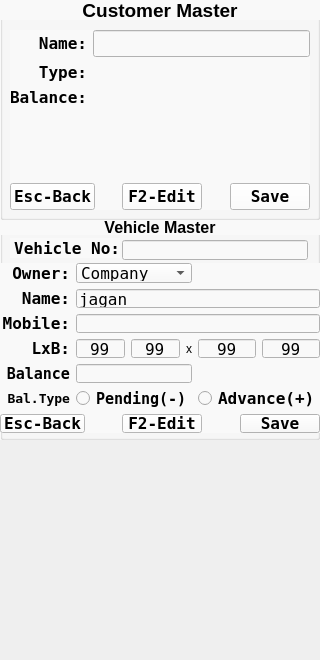
<?xml version="1.0" encoding="UTF-8"?>
<ui version="4.0">
 <class>Customer_Master</class>
 <widget class="QWidget" name="Customer_Master">
  <property name="geometry">
   <rect>
    <x>0</x>
    <y>0</y>
    <width>320</width>
    <height>660</height>
   </rect>
  </property>
  <property name="font">
   <font>
    <family>DejaVu Sans Mono</family>
    <pointsize>12</pointsize>
   </font>
  </property>
  <property name="windowTitle">
   <string>Form</string>
  </property>
  <widget class="QGroupBox" name="groupBox_customer">
   <property name="geometry">
    <rect>
     <x>0</x>
     <y>0</y>
     <width>320</width>
     <height>220</height>
    </rect>
   </property>
   <property name="styleSheet">
    <string notr="true">background-color: rgb(249, 249, 249);</string>
   </property>
   <property name="title">
    <string/>
   </property>
   <widget class="QLabel" name="label">
    <property name="geometry">
     <rect>
      <x>0</x>
      <y>0</y>
      <width>320</width>
      <height>20</height>
     </rect>
    </property>
    <property name="font">
     <font>
      <pointsize>14</pointsize>
      <weight>75</weight>
      <bold>true</bold>
     </font>
    </property>
    <property name="text">
     <string>Customer Master</string>
    </property>
    <property name="alignment">
     <set>Qt::AlignCenter</set>
    </property>
   </widget>
   <widget class="QWidget" name="gridLayoutWidget">
    <property name="geometry">
     <rect>
      <x>10</x>
      <y>30</y>
      <width>300</width>
      <height>180</height>
     </rect>
    </property>
    <layout class="QGridLayout" name="gridLayout">
     <item row="1" column="0">
      <widget class="QLabel" name="label_4">
       <property name="font">
        <font>
         <family>DejaVu Sans Mono</family>
         <pointsize>12</pointsize>
         <weight>75</weight>
         <bold>true</bold>
        </font>
       </property>
       <property name="text">
        <string>Type:</string>
       </property>
       <property name="alignment">
        <set>Qt::AlignRight|Qt::AlignTrailing|Qt::AlignVCenter</set>
       </property>
      </widget>
     </item>
     <item row="2" column="0">
      <widget class="QLabel" name="label_3">
       <property name="font">
        <font>
         <family>DejaVu Sans Mono</family>
         <pointsize>12</pointsize>
         <weight>75</weight>
         <bold>true</bold>
        </font>
       </property>
       <property name="text">
        <string>Balance:</string>
       </property>
       <property name="alignment">
        <set>Qt::AlignRight|Qt::AlignTrailing|Qt::AlignVCenter</set>
       </property>
      </widget>
     </item>
     <item row="3" column="0">
      <spacer name="verticalSpacer">
       <property name="orientation">
        <enum>Qt::Vertical</enum>
       </property>
       <property name="sizeHint" stdset="0">
        <size>
         <width>20</width>
         <height>40</height>
        </size>
       </property>
      </spacer>
     </item>
     <item row="0" column="0">
      <widget class="QLabel" name="label_2">
       <property name="font">
        <font>
         <family>DejaVu Sans Mono</family>
         <pointsize>12</pointsize>
         <weight>75</weight>
         <bold>true</bold>
        </font>
       </property>
       <property name="text">
        <string>Name:</string>
       </property>
       <property name="alignment">
        <set>Qt::AlignRight|Qt::AlignTrailing|Qt::AlignVCenter</set>
       </property>
      </widget>
     </item>
     <item row="0" column="1">
      <widget class="QLineEdit" name="lineEdit">
       <property name="font">
        <font>
         <family>DejaVu Sans Mono</family>
         <pointsize>12</pointsize>
        </font>
       </property>
      </widget>
     </item>
     <item row="4" column="0" colspan="2">
      <layout class="QHBoxLayout" name="horizontalLayout">
       <item>
        <widget class="QPushButton" name="pushButton_back">
         <property name="font">
          <font>
           <family>DejaVu Sans Mono</family>
           <pointsize>12</pointsize>
           <weight>75</weight>
           <bold>true</bold>
          </font>
         </property>
         <property name="focusPolicy">
          <enum>Qt::NoFocus</enum>
         </property>
         <property name="styleSheet">
          <string notr="true">background-color: rgb(255, 255, 255);</string>
         </property>
         <property name="text">
          <string>Esc-Back</string>
         </property>
         <property name="autoDefault">
          <bool>true</bool>
         </property>
        </widget>
       </item>
       <item>
        <spacer name="horizontalSpacer">
         <property name="orientation">
          <enum>Qt::Horizontal</enum>
         </property>
         <property name="sizeHint" stdset="0">
          <size>
           <width>40</width>
           <height>20</height>
          </size>
         </property>
        </spacer>
       </item>
       <item>
        <widget class="QPushButton" name="pushButton_save_2">
         <property name="font">
          <font>
           <family>DejaVu Sans Mono</family>
           <pointsize>12</pointsize>
           <weight>75</weight>
           <bold>true</bold>
          </font>
         </property>
         <property name="styleSheet">
          <string notr="true">background-color: rgb(255, 255, 255);</string>
         </property>
         <property name="text">
          <string>F2-Edit</string>
         </property>
         <property name="autoDefault">
          <bool>true</bool>
         </property>
        </widget>
       </item>
       <item>
        <spacer name="horizontalSpacer_2">
         <property name="orientation">
          <enum>Qt::Horizontal</enum>
         </property>
         <property name="sizeHint" stdset="0">
          <size>
           <width>40</width>
           <height>20</height>
          </size>
         </property>
        </spacer>
       </item>
       <item>
        <widget class="QPushButton" name="pushButton_save">
         <property name="font">
          <font>
           <family>DejaVu Sans Mono</family>
           <pointsize>12</pointsize>
           <weight>75</weight>
           <bold>true</bold>
          </font>
         </property>
         <property name="styleSheet">
          <string notr="true">background-color: rgb(255, 255, 255);</string>
         </property>
         <property name="text">
          <string>Save</string>
         </property>
         <property name="autoDefault">
          <bool>true</bool>
         </property>
        </widget>
       </item>
      </layout>
     </item>
     <item row="1" column="1">
      <widget class="QLabel" name="label_customer_type">
       <property name="font">
        <font>
         <family>DejaVu Sans Mono</family>
         <pointsize>12</pointsize>
        </font>
       </property>
       <property name="text">
        <string/>
       </property>
      </widget>
     </item>
     <item row="2" column="1">
      <widget class="QLabel" name="label_balance">
       <property name="font">
        <font>
         <family>DejaVu Sans Mono</family>
         <pointsize>12</pointsize>
        </font>
       </property>
       <property name="text">
        <string/>
       </property>
      </widget>
     </item>
    </layout>
   </widget>
  </widget>
  <widget class="QGroupBox" name="groupBox_vehicle">
   <property name="geometry">
    <rect>
     <x>0</x>
     <y>220</y>
     <width>320</width>
     <height>220</height>
    </rect>
   </property>
   <property name="styleSheet">
    <string notr="true">background-color: rgb(249, 249, 249);</string>
   </property>
   <property name="title">
    <string/>
   </property>
   <widget class="QWidget" name="gridLayoutWidget_2">
    <property name="geometry">
     <rect>
      <x>0</x>
      <y>43</y>
      <width>320</width>
      <height>170</height>
     </rect>
    </property>
    <layout class="QGridLayout" name="gridLayout_vehicle_registration" columnstretch="2,0,0,0,0,0">
     <item row="3" column="5">
      <widget class="QLineEdit" name="lineEdit_reg_breadth_inche">
       <property name="font">
        <font>
         <family>DejaVu Sans Mono</family>
         <pointsize>12</pointsize>
        </font>
       </property>
       <property name="styleSheet">
        <string notr="true">QLineEdit:focus{border:3px solid red;background-color: rgb(255, 255, 255);}</string>
       </property>
       <property name="text">
        <string>99</string>
       </property>
       <property name="alignment">
        <set>Qt::AlignCenter</set>
       </property>
      </widget>
     </item>
     <item row="2" column="0">
      <widget class="QLabel" name="label_mobile_title">
       <property name="font">
        <font>
         <family>DejaVu Sans Mono</family>
         <pointsize>12</pointsize>
         <weight>75</weight>
         <bold>true</bold>
        </font>
       </property>
       <property name="text">
        <string>Mobile:</string>
       </property>
       <property name="alignment">
        <set>Qt::AlignRight|Qt::AlignTrailing|Qt::AlignVCenter</set>
       </property>
      </widget>
     </item>
     <item row="1" column="0">
      <widget class="QLabel" name="label_reg_name_title">
       <property name="font">
        <font>
         <family>DejaVu Sans Mono</family>
         <pointsize>12</pointsize>
         <weight>75</weight>
         <bold>true</bold>
        </font>
       </property>
       <property name="text">
        <string>Name:</string>
       </property>
       <property name="alignment">
        <set>Qt::AlignRight|Qt::AlignTrailing|Qt::AlignVCenter</set>
       </property>
      </widget>
     </item>
     <item row="4" column="0">
      <widget class="QLabel" name="label_22">
       <property name="font">
        <font>
         <family>DejaVu Sans Mono</family>
         <pointsize>11</pointsize>
         <weight>75</weight>
         <bold>true</bold>
        </font>
       </property>
       <property name="text">
        <string>Balance</string>
       </property>
       <property name="alignment">
        <set>Qt::AlignRight|Qt::AlignTrailing|Qt::AlignVCenter</set>
       </property>
      </widget>
     </item>
     <item row="1" column="1" colspan="5">
      <widget class="QLineEdit" name="lineEdit_reg_name">
       <property name="font">
        <font>
         <family>DejaVu Sans Mono</family>
         <pointsize>12</pointsize>
        </font>
       </property>
       <property name="styleSheet">
        <string notr="true">QLineEdit:focus{border:3px solid red;background-color: rgb(255, 255, 255);}</string>
       </property>
       <property name="text">
        <string>jagan</string>
       </property>
      </widget>
     </item>
     <item row="0" column="1" colspan="3">
      <widget class="QComboBox" name="comboBox_reg_owner">
       <property name="font">
        <font>
         <family>DejaVu Sans Mono</family>
         <pointsize>12</pointsize>
        </font>
       </property>
       <property name="styleSheet">
        <string notr="true">QComboBox:focus{border:3px solid red;background-color: rgb(255, 255, 255);}</string>
       </property>
       <item>
        <property name="text">
         <string>Company</string>
        </property>
       </item>
       <item>
        <property name="text">
         <string>Auto</string>
        </property>
       </item>
       <item>
        <property name="text">
         <string>Van</string>
        </property>
       </item>
      </widget>
     </item>
     <item row="5" column="4" colspan="2">
      <widget class="QRadioButton" name="radioButton_reg_bal_advance">
       <property name="font">
        <font>
         <family>DejaVu Sans Mono</family>
         <pointsize>12</pointsize>
         <weight>75</weight>
         <bold>true</bold>
        </font>
       </property>
       <property name="styleSheet">
        <string notr="true">QRadioButton:focus{border:3px solid red;background-color: rgb(255, 255, 255);}</string>
       </property>
       <property name="text">
        <string>Advance(+)</string>
       </property>
      </widget>
     </item>
     <item row="3" column="2">
      <widget class="QLineEdit" name="lineEdit_reg_length_inche">
       <property name="font">
        <font>
         <family>DejaVu Sans Mono</family>
         <pointsize>12</pointsize>
        </font>
       </property>
       <property name="styleSheet">
        <string notr="true">QLineEdit:focus{border:3px solid red;background-color: rgb(255, 255, 255);}</string>
       </property>
       <property name="text">
        <string>99</string>
       </property>
       <property name="alignment">
        <set>Qt::AlignCenter</set>
       </property>
      </widget>
     </item>
     <item row="5" column="0">
      <widget class="QLabel" name="label_bal_type_title">
       <property name="font">
        <font>
         <family>DejaVu Sans Mono</family>
         <pointsize>10</pointsize>
         <weight>75</weight>
         <bold>true</bold>
        </font>
       </property>
       <property name="text">
        <string>Bal.Type</string>
       </property>
       <property name="alignment">
        <set>Qt::AlignRight|Qt::AlignTrailing|Qt::AlignVCenter</set>
       </property>
      </widget>
     </item>
     <item row="0" column="0">
      <widget class="QLabel" name="label_21">
       <property name="font">
        <font>
         <family>DejaVu Sans Mono</family>
         <pointsize>12</pointsize>
         <weight>75</weight>
         <bold>true</bold>
        </font>
       </property>
       <property name="text">
        <string>  Owner:</string>
       </property>
       <property name="alignment">
        <set>Qt::AlignRight|Qt::AlignTrailing|Qt::AlignVCenter</set>
       </property>
      </widget>
     </item>
     <item row="3" column="4">
      <widget class="QLineEdit" name="lineEdit_reg_breadth">
       <property name="font">
        <font>
         <family>DejaVu Sans Mono</family>
         <pointsize>12</pointsize>
        </font>
       </property>
       <property name="styleSheet">
        <string notr="true">QLineEdit:focus{border:3px solid red;background-color: rgb(255, 255, 255);}</string>
       </property>
       <property name="text">
        <string>99</string>
       </property>
       <property name="alignment">
        <set>Qt::AlignCenter</set>
       </property>
      </widget>
     </item>
     <item row="5" column="1" colspan="3">
      <widget class="QRadioButton" name="radioButton_reg_bal_pending">
       <property name="font">
        <font>
         <family>DejaVu Sans Mono</family>
         <pointsize>11</pointsize>
         <weight>75</weight>
         <bold>true</bold>
        </font>
       </property>
       <property name="styleSheet">
        <string notr="true">QRadioButton:focus{border:3px solid red;background-color: rgb(255, 255, 255);}</string>
       </property>
       <property name="text">
        <string>Pending(-)</string>
       </property>
      </widget>
     </item>
     <item row="3" column="1">
      <widget class="QLineEdit" name="lineEdit_reg_length">
       <property name="font">
        <font>
         <family>DejaVu Sans Mono</family>
         <pointsize>12</pointsize>
        </font>
       </property>
       <property name="styleSheet">
        <string notr="true">QLineEdit:focus{border:3px solid red;background-color: rgb(255, 255, 255);}</string>
       </property>
       <property name="text">
        <string>99</string>
       </property>
       <property name="alignment">
        <set>Qt::AlignCenter</set>
       </property>
      </widget>
     </item>
     <item row="3" column="3">
      <widget class="QLabel" name="label_20">
       <property name="text">
        <string>x</string>
       </property>
      </widget>
     </item>
     <item row="3" column="0">
      <widget class="QLabel" name="label_19">
       <property name="font">
        <font>
         <family>DejaVu Sans Mono</family>
         <pointsize>12</pointsize>
         <weight>75</weight>
         <bold>true</bold>
        </font>
       </property>
       <property name="text">
        <string>LxB:</string>
       </property>
       <property name="alignment">
        <set>Qt::AlignRight|Qt::AlignTrailing|Qt::AlignVCenter</set>
       </property>
      </widget>
     </item>
     <item row="4" column="1" colspan="3">
      <widget class="QLineEdit" name="lineEdit_reg_opening_balance">
       <property name="font">
        <font>
         <family>DejaVu Sans Mono</family>
         <pointsize>12</pointsize>
        </font>
       </property>
       <property name="styleSheet">
        <string notr="true">QLineEdit:focus{border:3px solid red;background-color: rgb(255, 255, 255);}</string>
       </property>
       <property name="text">
        <string/>
       </property>
       <property name="maxLength">
        <number>6</number>
       </property>
      </widget>
     </item>
     <item row="2" column="1" colspan="5">
      <widget class="QLineEdit" name="lineEdit_mobile">
       <property name="font">
        <font>
         <family>DejaVu Sans Mono</family>
         <pointsize>12</pointsize>
        </font>
       </property>
       <property name="styleSheet">
        <string notr="true">QLineEdit:focus{border:3px solid red;background-color: rgb(255, 255, 255);}</string>
       </property>
       <property name="maxLength">
        <number>15</number>
       </property>
      </widget>
     </item>
     <item row="6" column="0" colspan="6">
      <layout class="QHBoxLayout" name="horizontalLayout_3">
       <item>
        <widget class="QPushButton" name="pushButton_vehicle_esc">
         <property name="font">
          <font>
           <family>DejaVu Sans Mono</family>
           <pointsize>12</pointsize>
           <weight>75</weight>
           <bold>true</bold>
          </font>
         </property>
         <property name="focusPolicy">
          <enum>Qt::NoFocus</enum>
         </property>
         <property name="styleSheet">
          <string notr="true">background-color: rgb(255, 255, 255);</string>
         </property>
         <property name="text">
          <string>Esc-Back</string>
         </property>
         <property name="autoDefault">
          <bool>true</bool>
         </property>
        </widget>
       </item>
       <item>
        <spacer name="horizontalSpacer_4">
         <property name="orientation">
          <enum>Qt::Horizontal</enum>
         </property>
         <property name="sizeHint" stdset="0">
          <size>
           <width>40</width>
           <height>20</height>
          </size>
         </property>
        </spacer>
       </item>
       <item>
        <widget class="QPushButton" name="pushButton_edit">
         <property name="font">
          <font>
           <family>DejaVu Sans Mono</family>
           <pointsize>12</pointsize>
           <weight>75</weight>
           <bold>true</bold>
          </font>
         </property>
         <property name="styleSheet">
          <string notr="true">background-color: rgb(255, 255, 255);</string>
         </property>
         <property name="text">
          <string>F2-Edit</string>
         </property>
         <property name="autoDefault">
          <bool>true</bool>
         </property>
        </widget>
       </item>
       <item>
        <spacer name="horizontalSpacer_5">
         <property name="orientation">
          <enum>Qt::Horizontal</enum>
         </property>
         <property name="sizeHint" stdset="0">
          <size>
           <width>40</width>
           <height>20</height>
          </size>
         </property>
        </spacer>
       </item>
       <item>
        <widget class="QPushButton" name="pushButton_vehicle_save">
         <property name="font">
          <font>
           <family>DejaVu Sans Mono</family>
           <pointsize>12</pointsize>
           <weight>75</weight>
           <bold>true</bold>
          </font>
         </property>
         <property name="styleSheet">
          <string notr="true">QLineEdit:focus{border:3px solid red;background-color: rgb(255, 255, 255);}</string>
         </property>
         <property name="text">
          <string>Save</string>
         </property>
         <property name="autoDefault">
          <bool>true</bool>
         </property>
        </widget>
       </item>
      </layout>
     </item>
    </layout>
   </widget>
   <widget class="QLineEdit" name="lineEdit_vehicle_number">
    <property name="geometry">
     <rect>
      <x>122</x>
      <y>20</y>
      <width>186</width>
      <height>20</height>
     </rect>
    </property>
    <property name="font">
     <font>
      <family>DejaVu Sans Mono</family>
      <pointsize>12</pointsize>
     </font>
    </property>
    <property name="styleSheet">
     <string notr="true">QLineEdit:focus{border:3px solid red;background-color: rgb(255, 255, 255);}</string>
    </property>
    <property name="text">
     <string/>
    </property>
   </widget>
   <widget class="QLabel" name="label_7">
    <property name="geometry">
     <rect>
      <x>10</x>
      <y>18</y>
      <width>110</width>
      <height>20</height>
     </rect>
    </property>
    <property name="font">
     <font>
      <family>DejaVu Sans Mono</family>
      <pointsize>12</pointsize>
      <weight>75</weight>
      <bold>true</bold>
     </font>
    </property>
    <property name="text">
     <string>Vehicle No:</string>
    </property>
    <property name="alignment">
     <set>Qt::AlignRight|Qt::AlignTrailing|Qt::AlignVCenter</set>
    </property>
   </widget>
   <widget class="QLabel" name="label_8">
    <property name="geometry">
     <rect>
      <x>0</x>
      <y>0</y>
      <width>320</width>
      <height>15</height>
     </rect>
    </property>
    <property name="font">
     <font>
      <pointsize>12</pointsize>
      <weight>75</weight>
      <bold>true</bold>
     </font>
    </property>
    <property name="text">
     <string>Vehicle Master</string>
    </property>
    <property name="alignment">
     <set>Qt::AlignCenter</set>
    </property>
   </widget>
  </widget>
 </widget>
 <tabstops>
  <tabstop>lineEdit</tabstop>
  <tabstop>pushButton_save_2</tabstop>
  <tabstop>pushButton_save</tabstop>
  <tabstop>lineEdit_vehicle_number</tabstop>
  <tabstop>comboBox_reg_owner</tabstop>
  <tabstop>lineEdit_reg_name</tabstop>
  <tabstop>lineEdit_mobile</tabstop>
  <tabstop>lineEdit_reg_length</tabstop>
  <tabstop>lineEdit_reg_length_inche</tabstop>
  <tabstop>lineEdit_reg_breadth</tabstop>
  <tabstop>lineEdit_reg_breadth_inche</tabstop>
  <tabstop>lineEdit_reg_opening_balance</tabstop>
  <tabstop>radioButton_reg_bal_pending</tabstop>
  <tabstop>radioButton_reg_bal_advance</tabstop>
  <tabstop>pushButton_edit</tabstop>
  <tabstop>pushButton_vehicle_save</tabstop>
 </tabstops>
 <resources/>
 <connections/>
</ui>
